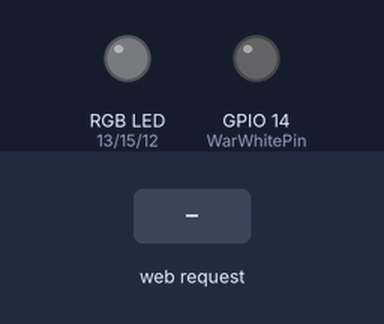
This sketch was run on a simulated ESP8266 (NodeMCU). On the bench: an RGB LED mixed from three pins (HIGH = lit), output pins drawn as LEDs (lit = HIGH). The test bench sets the inputs (shaded band). WiFi joins after 1.5 s; servers stay silent unless stated; what the sketch prints to the serial monitor is not drawn.

Above: at 2.7 s.
2.8 s: HTTP request GET /13/on received
At 3.4 s:
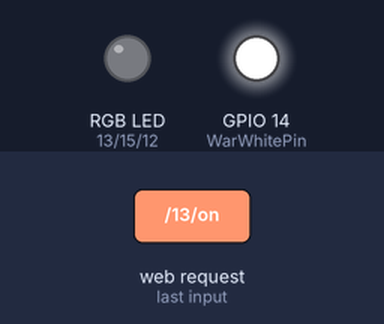
4.3 s: HTTP request GET /13/off received
At 5.7 s:
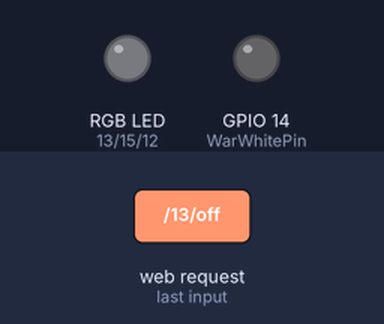
Timing chart, 0 to 7.3 s (numbered marks = the images above; inputs shaded):
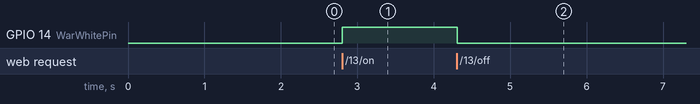

The sketch:

Lamps.ino
```cpp
#include <ESP8266WiFi.h>

// Replace with your network credentials
const char* ssid     = "SSID";
const char* password = "PASSWORD";

// Set web server port number to 80
WiFiServer server(80);

// Decode HTTP GET value
String redString = "0";
String greenString = "0";
String blueString = "0";
int pos1 = 0;
int pos2 = 0;
int pos3 = 0;
int pos4 = 0;

// Variable to store the HTTP req  uest
String header;
String WarmWhiteState = "off";
String ColdWhiteState = "off";
// Red, green, and blue pins for PWM control
const int Freq = 22000;
const int redPin = 13;     // 13 corresponds to GPIO13
const int greenPin = 15;   // 12 corresponds to GPIO12
const int bluePin = 12;    // 14 corresponds to GPIO14
const int WarWhitePin = 14;
const int ColdWhitePin = 16;

// Setting PWM bit resolution
const int resolution = 256;

// Current time
unsigned long currentTime = millis();
// Previous time
unsigned long previousTime = 0;
// Define timeout time in milliseconds (example: 2000ms = 2s)
const long timeoutTime = 2000;

void setup() {
  Serial.begin(115200);
  analogWriteFreq(Freq);
  // configure LED PWM resolution/range and set pins to LOW
 // analogWriteRange(resolution);
  analogWrite(redPin, 0);
  analogWrite(greenPin, 0);
  analogWrite(bluePin, 0);
  pinMode(WarWhitePin,OUTPUT);
  pinMode(ColdWhitePin,OUTPUT);
  digitalWrite(WarWhitePin,LOW);
  digitalWrite(ColdWhitePin,LOW);
  // Connect to Wi-Fi network with SSID and password
  Serial.print("Connecting to ");
  Serial.println(ssid);

  WiFi.begin(ssid, password);
  //WiFi.softAP(ssid, password);

  while (WiFi.status() != WL_CONNECTED) {
    delay(500);
    Serial.print(".");
  }
  // Print local IP address and start web server
  Serial.println("");
  Serial.println("WiFi connected.");
  Serial.println("IP address: ");
  Serial.println(WiFi.localIP());
  server.begin();
}

void loop(){
  WiFiClient client = server.available();   // Listen for incoming clients

  if (client) {                             // If a new client connects,
    currentTime = millis();
    previousTime = currentTime;
    Serial.println("New Client.");          // print a message out in the serial port
    String currentLine = "";                // make a String to hold incoming data from the client
    while (client.connected() && currentTime - previousTime <= timeoutTime) {            // loop while the client's connected
      currentTime = millis();
      if (client.available()) {             // if there's bytes to read from the client,
        char c = client.read();             // read a byte, then
        Serial.write(c);                    // print it out the serial monitor
        header += c;
        if (c == '\n') {                    // if the byte is a newline character
          // if the current line is blank, you got two newline characters in a row.
          // that's the end of the client HTTP request, so send a response:
          if (currentLine.length() == 0) {
            // HTTP headers always start with a response code (e.g. HTTP/1.1 200 OK)
            // and a content-type so the client knows what's coming, then a blank line:
            client.println("HTTP/1.1 200 OK");
            client.println("Content-type:text/html");
            client.println("Connection: close");
            client.println();

          if(header.indexOf("GET /13/on") >= 0){
            Serial.println("WW ON");
            WarmWhiteState = "on";
            digitalWrite(WarWhitePin,HIGH);
          }else if(header.indexOf("GET /13/off") >= 0){
            Serial.println("WW OFF");
            WarmWhiteState = "off";
            digitalWrite(WarWhitePin,LOW);
          }

          if(header.indexOf("GET /15/on") >= 0){
            Serial.println("CW ON");
            ColdWhiteState = "on";
            digitalWrite(ColdWhitePin,HIGH);
          }else if(header.indexOf("GET /15/off") >= 0){
            Serial.println("CW OFF");
            ColdWhiteState = "off";
            digitalWrite(ColdWhitePin,LOW);
          }

            // Display the HTML web page
            client.println("<!DOCTYPE html><html>");
            client.println("<head><meta name=\"viewport\" content=\"width=device-width, initial-scale=1\">");
            client.println("<link rel=\"icon\" href=\"data:,\">");
            client.println("<link rel=\"stylesheet\" href=\"https://stackpath.bootstrapcdn.com/bootstrap/4.3.1/css/bootstrap.min.css\">");
            client.println("<script src=\"https://cdnjs.cloudflare.com/ajax/libs/jscolor/2.0.4/jscolor.min.js\"></script>");
            client.println("</head><body><div class=\"container\"><div class=\"row\"><h1>ESP Color Picker</h1></div>");
            client.println("<a class=\"btn btn-primary btn-lg\" href=\"#\" id=\"change_color\" role=\"button\">Change Color</a> ");
            client.println("<input class=\"jscolor {onFineChange:'update(this)'}\" id=\"rgb\"></div>");
            client.println("<script>function update(picker) {document.getElementById('rgb').innerHTML = Math.round(picker.rgb[0]) + ', ' +  Math.round(picker.rgb[1]) + ', ' + Math.round(picker.rgb[2]);");
            client.println("document.getElementById(\"change_color\").href=\"?r\" + Math.round(picker.rgb[0]) + \"g\" +  Math.round(picker.rgb[1]) + \"b\" + Math.round(picker.rgb[2]) + \"&\";}</script></body></html>");
            client.println("<style>html { font-family: Helvetica; display: inline-block; margin: 0px auto; text-align: center;}");
            client.println(".button { background-color: #195B6A; border: none; color: white; padding: 16px 40px;");
            client.println("text-decoration: none; font-size: 30px; margin: 2px; cursor: pointer;}");
            client.println(".button2 {background-color: #77878A;}</style></head>");
            client.println("<body>");


            client.println("");
            // The HTTP response ends with another blank line


            // Request sample: /?r201g32b255&
            // Red = 201 | Green = 32 | Blue = 255
            if(header.indexOf("GET /?r") >= 0 ||header.indexOf("GET /13/on?r") >= 0 ||header.indexOf("GET /13/off?r") >=0||header.indexOf("GET /15/on?r") >= 0 ||header.indexOf("GET /15/off?r") >= 0 ) {
              pos1 = header.indexOf('r');
              pos2 = header.indexOf('g');
              pos3 = header.indexOf('b');
              pos4 = header.indexOf('&');
              redString = header.substring(pos1+1, pos2);
              greenString = header.substring(pos2+1, pos3);
              blueString = header.substring(pos3+1, pos4);
              Serial.println(redString.toInt());
              Serial.println(greenString.toInt());
              Serial.println(blueString.toInt());
              //analogWrite(redPin, 255-redString.toInt());
              analogWrite(redPin, redString.toInt());
              analogWrite(greenPin, greenString.toInt());
              analogWrite(bluePin, blueString.toInt());
            }


            if(WarmWhiteState == "off"){
              client.println("<p><a href=\"/13/on\"><button class=\"button\">WW On</button></a></p>");
            }else{
              client.println("<p><a href=\"/13/off\"><button class=\"button button2\">WW Off</button></a></p>");
            }

            if(ColdWhiteState == "off"){
              client.println("<p><a href=\"/15/on\"><button class=\"button\">CW On</button></a></p>");
            }else{
              client.println("<p><a href=\"/15/off\"><button class=\"button button2\">CW Off</button></a></p>");
            }
            client.println("</body></html>");
            client.println();
            // Break out of the while loop
            break;
          } else { // if you got a newline, then clear currentLine
            currentLine = "";
          }
        } else if (c != '\r') {  // if you got anything else but a carriage return character,
          currentLine += c;      // add it to the end of the currentLine
        }
      }
    }
    // Clear the header variable
    header = "";
    // Close the connection
    client.stop();
    Serial.println("Client disconnected.");
    Serial.println("");
  }
}
```

Measured:
- after the input at 2.8 s, GPIO 14 (WarWhitePin): LOW → HIGH at once
- after the input at 4.3 s, GPIO 14 (WarWhitePin): HIGH → LOW at once
